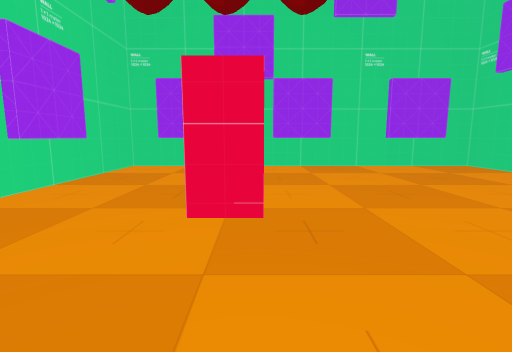
[1] (above)

12 first-person views from a walk through a scene from a Unity 3-D project. The camera is 1.3 m above the floor, tilts 8° down and sees 85° across. The floor is counted in squares, 1 m on a side. Each view is taken from the middle of a square. On the plan, view 1 faces up. The plan holds only what a view shows up to about 13 squares ahead; the rest is blank. The player is left out.

[2]
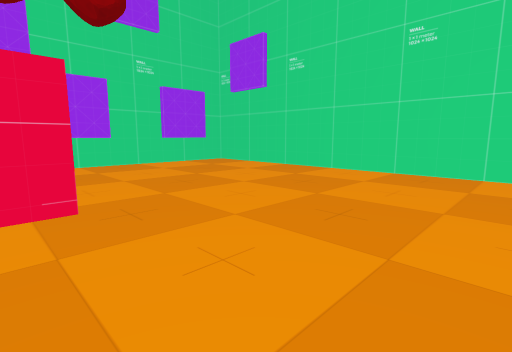

[3]
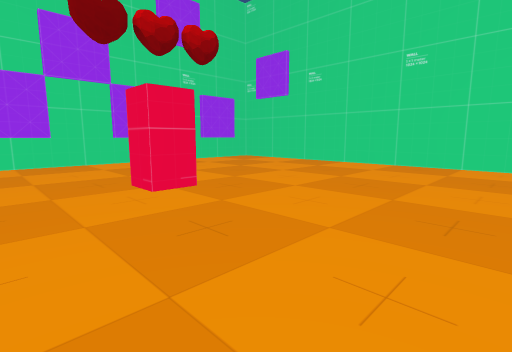

[4]
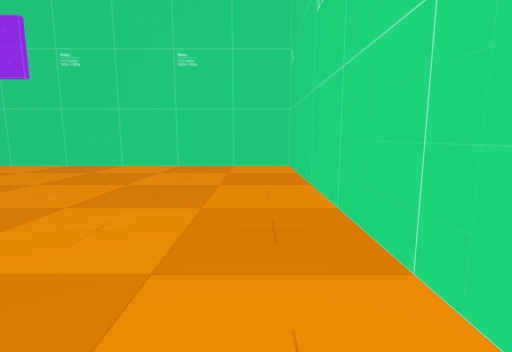

[5]
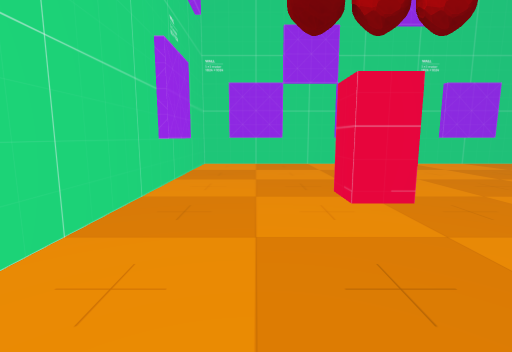

[6]
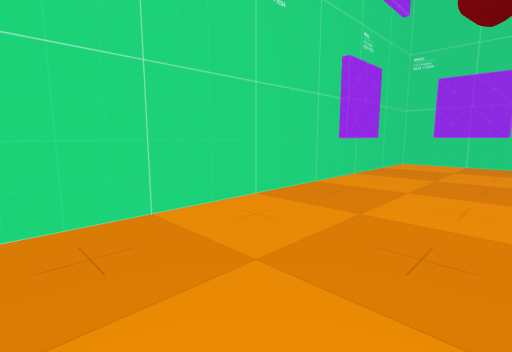

[7]
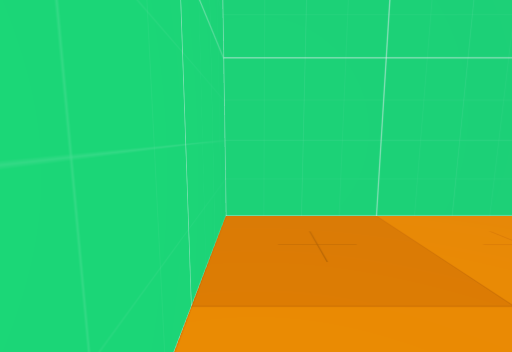

[8]
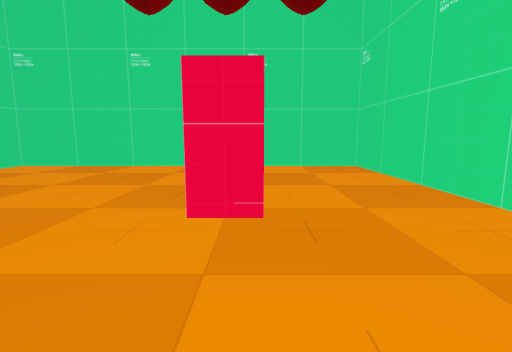

[9]
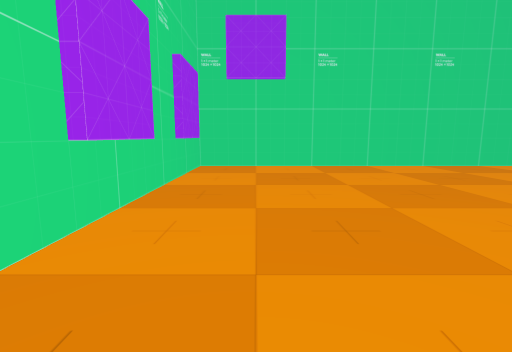

[10]
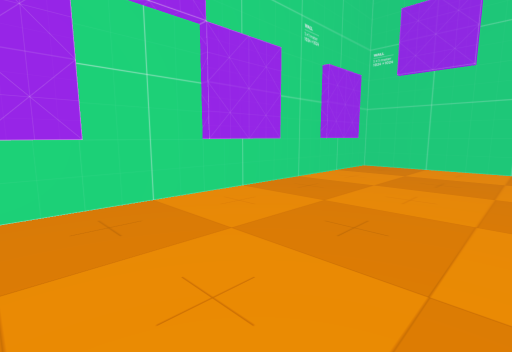

[11]
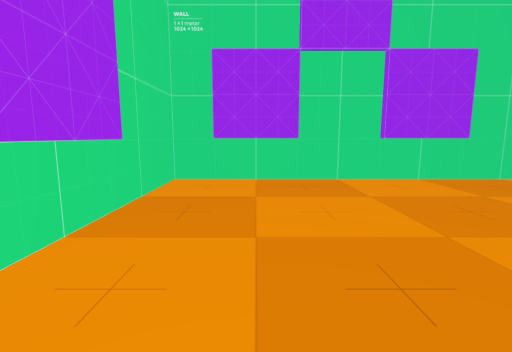

[12]
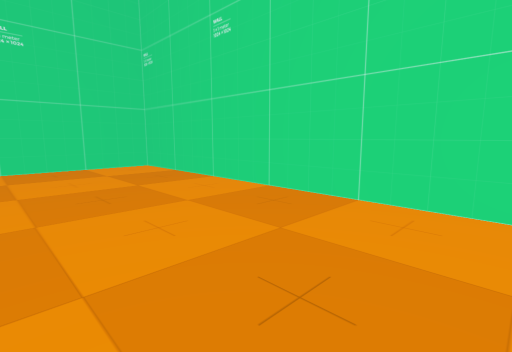

### Floor plan
Points are (right, up) in squares from view 1. A wall is a line through its corners. A room is listed if a view was taken in it or the views show most of it. See-through windows are left out.
Room 1 (views 1, 2, 3, 4, 5, 6, 7, 8, 9, 10, 11, 12)
walls: (3.4, 12.2) (0.8, 12.2); (-1.6, 12.2) (-4.2, 12.2); (-5.2, 8.7) (-5.2, 6.2); (8.4, 12.2) (5.8, 12.2); (-5.5, -2.5) (9.5, -2.5) (9.5, 12.5) (-5.5, 12.5) (-5.5, -2.5)
objects: other object (-1, 5) to (0, 6)

Where each view was taken, in squares from view 1:
view 1: 0 up, 0 right, facing up
view 2: 1 down, 1 left, facing up-right
view 3: 2 down, 4 left, facing up-right
view 4: 1 down, 3 left, facing right
view 5: 1 down, 3 left, facing up
view 6: 2 down, 1 left, facing up-left
view 7: 2 down, 1 left, facing left
view 8: 10 up, 1 left, facing down
view 9: 10 up, 3 left, facing right
view 10: 7 up, 3 left, facing up-right
view 11: 4 up, 3 left, facing up
view 12: 3 up, 3 left, facing down-right
